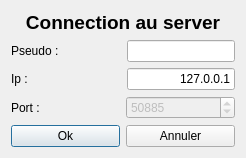
<?xml version="1.0" encoding="UTF-8"?>
<ui version="4.0">
 <class>ConnectToServerDialog</class>
 <widget class="QDialog" name="ConnectToServerDialog">
  <property name="geometry">
   <rect>
    <x>0</x>
    <y>0</y>
    <width>246</width>
    <height>158</height>
   </rect>
  </property>
  <property name="windowTitle">
   <string>Dialog</string>
  </property>
  <layout class="QVBoxLayout" name="verticalLayout">
   <item>
    <widget class="QLabel" name="label">
     <property name="font">
      <font>
       <pointsize>14</pointsize>
       <weight>75</weight>
       <bold>true</bold>
      </font>
     </property>
     <property name="text">
      <string>Connection au server</string>
     </property>
     <property name="alignment">
      <set>Qt::AlignCenter</set>
     </property>
    </widget>
   </item>
   <item>
    <layout class="QHBoxLayout" name="horizontalLayout">
     <item>
      <widget class="QLabel" name="label_2">
       <property name="text">
        <string>Pseudo :</string>
       </property>
      </widget>
     </item>
     <item>
      <spacer name="horizontalSpacer_2">
       <property name="orientation">
        <enum>Qt::Horizontal</enum>
       </property>
       <property name="sizeHint" stdset="0">
        <size>
         <width>40</width>
         <height>20</height>
        </size>
       </property>
      </spacer>
     </item>
     <item>
      <widget class="QLineEdit" name="lineEdit"/>
     </item>
    </layout>
   </item>
   <item>
    <layout class="QHBoxLayout" name="horizontalLayout_2">
     <item>
      <widget class="QLabel" name="label_3">
       <property name="text">
        <string>Ip :</string>
       </property>
      </widget>
     </item>
     <item>
      <spacer name="horizontalSpacer">
       <property name="orientation">
        <enum>Qt::Horizontal</enum>
       </property>
       <property name="sizeHint" stdset="0">
        <size>
         <width>40</width>
         <height>20</height>
        </size>
       </property>
      </spacer>
     </item>
     <item>
      <widget class="QLineEdit" name="lineEdit_2">
       <property name="text">
        <string>127.0.0.1</string>
       </property>
       <property name="alignment">
        <set>Qt::AlignRight|Qt::AlignTrailing|Qt::AlignVCenter</set>
       </property>
      </widget>
     </item>
    </layout>
   </item>
   <item>
    <layout class="QHBoxLayout" name="horizontalLayout_3">
     <item>
      <widget class="QLabel" name="label_4">
       <property name="text">
        <string>Port :</string>
       </property>
      </widget>
     </item>
     <item>
      <widget class="QSpinBox" name="spinBox">
       <property name="enabled">
        <bool>false</bool>
       </property>
       <property name="maximum">
        <number>65635</number>
       </property>
       <property name="value">
        <number>50885</number>
       </property>
      </widget>
     </item>
    </layout>
   </item>
   <item>
    <layout class="QHBoxLayout" name="horizontalLayout_4">
     <item>
      <widget class="QPushButton" name="pushButton">
       <property name="text">
        <string>Ok</string>
       </property>
      </widget>
     </item>
     <item>
      <widget class="QPushButton" name="pushButton_2">
       <property name="text">
        <string>Annuler</string>
       </property>
      </widget>
     </item>
    </layout>
   </item>
  </layout>
 </widget>
 <resources/>
 <connections/>
</ui>
